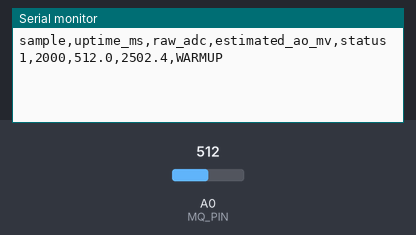
Bench run of a sketch on a simulated Arduino Uno, built with avr-gcc and run on an emulated ATmega328P. Parts: the last lines printed to the serial monitor. Inputs (shaded band) come from the test bench; at power-on: A0 (MQ_PIN) = 512.

Above: at 2.7 s.
2.8 s: A0 (MQ_PIN) set to 4
At 4.2 s:
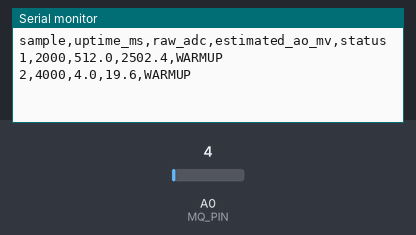
4.3 s: A0 (MQ_PIN) set to 1
At 6.7 s:
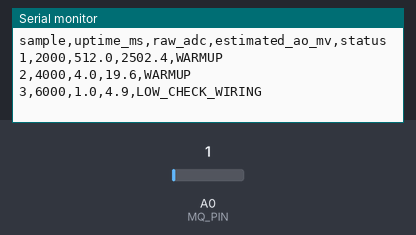

Measured:
- the behaviour switches between 3 and 2 on A0 (MQ_PIN) (found by bisection; images 1 and 2)
- after the input at 2.8 s, the serial monitor: prints a new line after 1.3 s (image 1)
- after the input at 4.3 s, the serial monitor: prints a new line after 1.8 s (image 2)

The sketch:

mq135_test.ino
```cpp
#include <Arduino.h>

// Classic 5 V Arduino Uno (ATmega328P): MQ module AO directly to A0.
const uint8_t MQ_PIN = A0;
const float ADC_REFERENCE_MV = 5000.0f; // Replace with measured Uno 5V rail.
const unsigned long INTERVAL_MS = 2000;
const unsigned long WARMUP_MS = 600000;
unsigned long previousMs = 0;
unsigned long sample = 0;
bool warmedUp = false;

void setup() {
  Serial.begin(115200);
  analogReference(DEFAULT);
  delay(1500);
  Serial.println(F("sample,uptime_ms,raw_adc,estimated_ao_mv,status"));
}

void loop() {
  unsigned long now = millis();
  if (now >= WARMUP_MS) warmedUp = true;
  if ((unsigned long)(now - previousMs) < INTERVAL_MS) return;
  previousMs = now;
  unsigned long total = 0;
  for (uint8_t i = 0; i < 32; ++i) {
    total += analogRead(MQ_PIN);
    delay(2);
  }
  float raw = total / 32.0f;
  float mv = raw * ADC_REFERENCE_MV / 1023.0f;
  Serial.print(++sample);
  Serial.print(',');
  Serial.print(now);
  Serial.print(',');
  Serial.print(raw, 1);
  Serial.print(',');
  Serial.print(mv, 1);
  Serial.print(',');
  if (raw >= 1020) Serial.println(F("ADC_HIGH"));
  else if (raw <= 2) Serial.println(F("LOW_CHECK_WIRING"));
  else if (!warmedUp) Serial.println(F("WARMUP"));
  else Serial.println(F("READING"));
}
```
